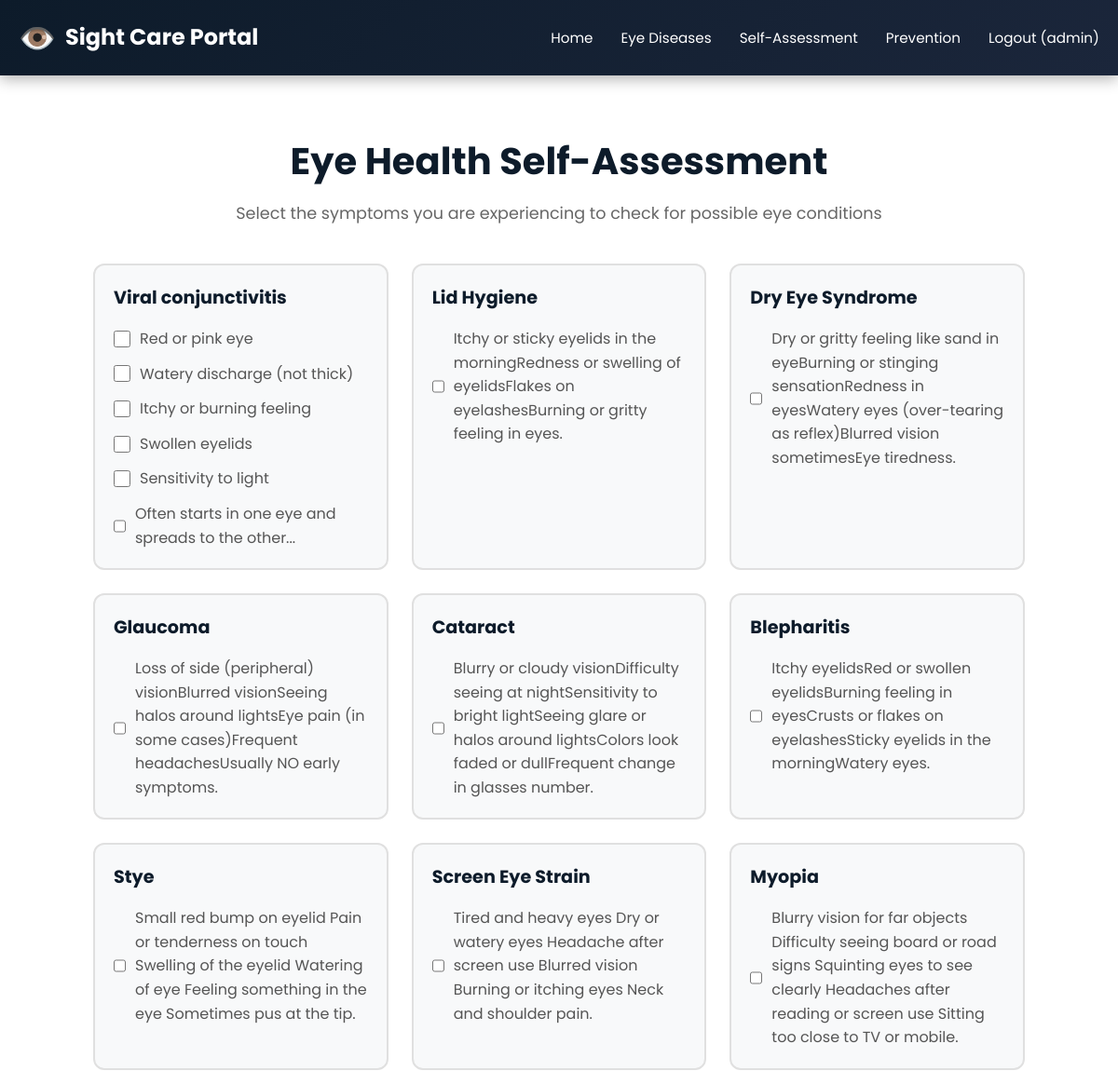
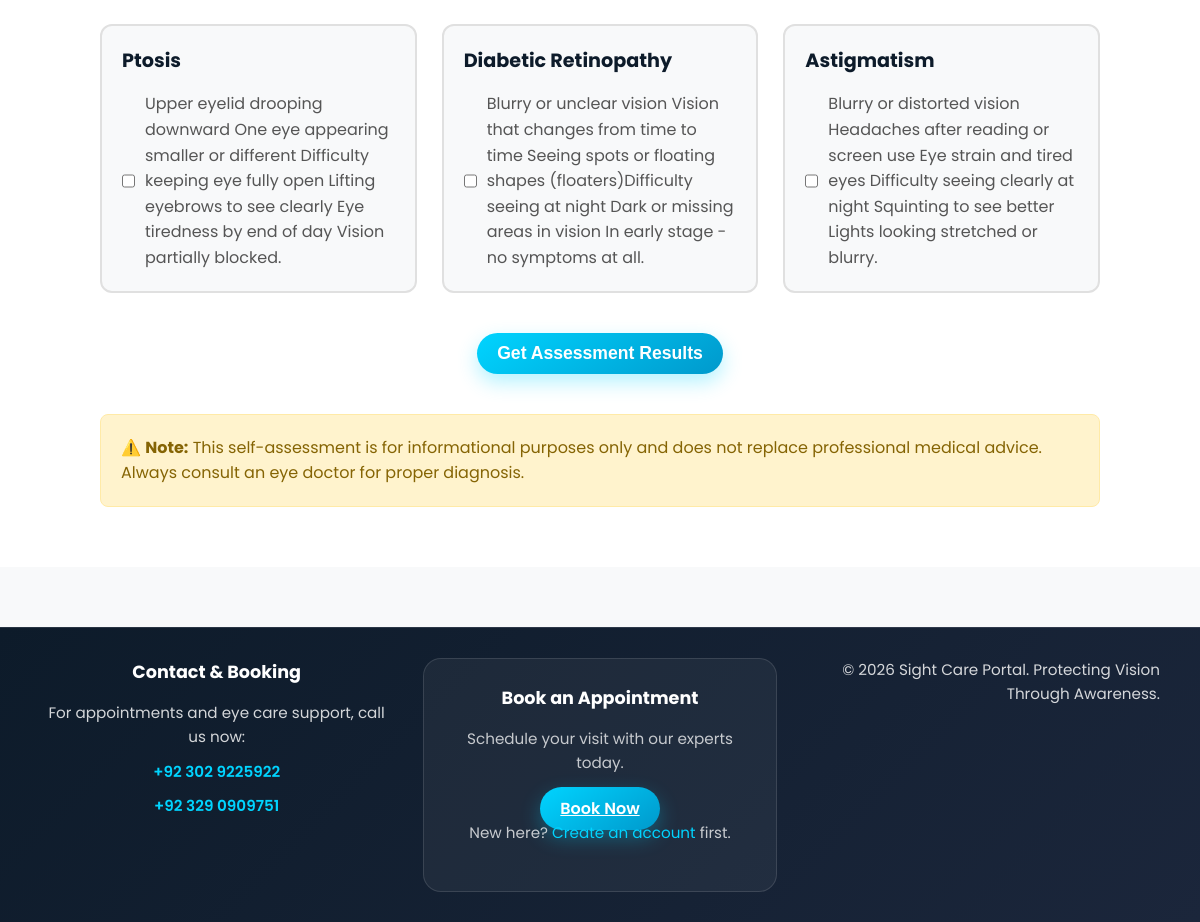
The page /assessment/ (signed in) on the database its author committed (2 pictures, top to bottom).
### portal/models.py (models this page shows, shortened)
class EyeDisease(models.Model):
    name = models.CharField(max_length=200)
    slug = models.SlugField(unique=True)
    image = models.ImageField(upload_to='diseases/', blank=True, null=True)
    description = models.TextField()
    symptoms = models.TextField()
    causes = models.TextField()
    prevention_tips = models.TextField()
    daily_care_tips = models.TextField()
    home_care = models.TextField()
    important_note = models.TextField()
    order = models.IntegerField(default=0)

### portal/views.py (the view, shortened to what this page needs)
# urls.py: path('assessment/', views.self_assessment, name='self_assessment'),
@login_required
def self_assessment(request):
    diseases = EyeDisease.objects.all().order_by('order')
    return render(request, 'portal/self_assessment.html', {'diseases': diseases})

### portal/templates/portal/self_assessment.html (shortened to what this page needs)
{% extends 'portal/base.html' %}
{% block content %}
<section class="assessment-section">
    <div class="container">
        <h1>Eye Health Self-Assessment</h1>
        <p class="subtitle">Select the symptoms you are experiencing to check for possible eye conditions</p>
        <form method="post" class="assessment-form">
            <div class="assessment-grid">
                {% for disease in diseases %}
                <div class="assessment-card">
                    <h3>{{ disease.name }}</h3>
                    <div class="questions">
                        {% for symptom in disease.symptoms.splitlines %}
                            {% if symptom.strip %}
                            <label class="checkbox-label">
                                <input type="checkbox" name="symptoms" value="{{ disease.name }}|{{ symptom.strip }}">
                                <span>{{ symptom.strip }}</span>
                            </label>
                            {% endif %}
                        {% endfor %}
                    </div>
                </div>
                {% endfor %}
            </div>
            <div class="form-actions">
                <button type="submit" class="btn-primary btn-large">Get Assessment Results</button>
            </div>
        </form>
        <div class="disclaimer">
            <p>⚠️ <strong>Note:</strong> This self-assessment is for informational purposes only and does not replace professional medical advice. Always consult an eye doctor for proper diagnosis.</p>
        </div>
    </div>
</section>
{% endblock %}

### portal/templates/portal/base.html (shortened to what this page needs)
<!DOCTYPE html>
<html lang="en">
<head>
    {% load static %}
    <link rel="stylesheet" href="{% static 'css/style.css' %}">
</head>
<body>
    <nav class="navbar">
        <div class="container">
            <a href="{% url 'home' %}" class="logo">
                <span class="logo-icon">👁️</span>
                <span>Sight Care Portal</span>
            </a>
            <ul class="nav-links">
                <li><a href="{% url 'home' %}">Home</a></li>
                <li><a href="{% url 'disease_list' %}">Eye Diseases</a></li>
                <li><a href="{% url 'self_assessment' %}">Self-Assessment</a></li>
                <li><a href="{% url 'prevention_guide' %}">Prevention</a></li>
                {% if user.is_authenticated %}
                    <li><a href="{% url 'logout' %}">Logout ({{ user.username }})</a></li>
                {% else %}
                    <li><a href="{% url 'login' %}" class="btn-primary">Login</a></li>
                {% endif %}
            </ul>
        </div>
    </nav>
    <main>
        {% block content %}{% endblock %}
    </main>
    <footer>
        <div class="container footer-grid">
            <div class="footer-info">
                <h3>Contact & Booking</h3>
                <p>For appointments and eye care support, call us now:</p>
                <p class="footer-contact"><a href="tel:+923029225922">+92 302 9225922</a></p>
                <p class="footer-contact"><a href="tel:+923290909751">+92 329 0909751</a></p>
            </div>
            <div class="footer-booking-card">
                <h3>Book an Appointment</h3>
                <p>Schedule your visit with our experts today.</p>
                <a href="{% url 'booking' %}" class="btn-primary">Book Now</a>
                <p class="footer-booking-note">New here? <a href="{% url 'signup' %}">Create an account</a> first.</p>
            </div>
            <div class="footer-copy">
                <p>&copy; 2026 Sight Care Portal. Protecting Vision Through Awareness.</p>
            </div>
        </div>
    </footer>
</body>
</html>

### portal/static/css/style.css (style rules this page uses)
* { margin: 0; padding: 0; box-sizing: border-box; }
:root { --primary-color: #00d4ff; --primary-dark: #0099cc; --secondary-color: #1b263b; --dark-bg: #0d1b2a; --light-text: #ffffff; --muted-text: rgba(255, 255, 255, 0.7); --border-color: rgba(255, 255, 255, 0.15); --success-color: #00cc66; --warning-color: #ff6b6b; --info-color: #0099ff; }
body { font-family: 'Poppins', sans-serif; color: #333; line-height: 1.6; background-color: #f8f9fa; }
html, body { scroll-behavior: smooth; }
.navbar { background: linear-gradient(135deg, #0d1b2a 0%, #1b263b 100%); padding: 15px 0; position: sticky; top: 0; z-index: 1000; box-shadow: 0 4px 15px rgba(0, 0, 0, 0.3); }
.navbar .container { display: flex; justify-content: space-between; align-items: center; max-width: 1200px; margin: 0 auto; padding: 0 20px; }
.navbar .logo { display: flex; align-items: center; gap: 10px; color: var(--light-text); text-decoration: none; font-size: 1.5rem; font-weight: 700; transition: all 0.3s ease; }
.logo-icon { font-size: 2rem; }
.navbar .nav-links { display: flex; list-style: none; gap: 30px; align-items: center; }
.navbar .nav-links a { color: var(--light-text); text-decoration: none; font-size: 0.95rem; transition: all 0.3s ease; position: relative; }
.navbar .nav-links a::after { content: ''; position: absolute; bottom: -5px; left: 0; width: 0; height: 2px; background: var(--primary-color); transition: width 0.3s ease; }
.btn-primary { background: linear-gradient(145deg, var(--primary-color), var(--primary-dark)); color: white; padding: 10px 20px !important; border-radius: 25px; font-weight: 600; border: none; transition: all 0.3s; box-shadow: 0 8px 20px rgba(0, 212, 255, 0.3); }
.container { max-width: 1200px; margin: 0 auto; padding: 0 20px; }
footer { background: #0c1724; color: white; padding: 40px 0; margin-top: 40px; }
footer .footer-grid { display: grid; grid-template-columns: repeat(3, minmax(220px, 1fr)); gap: 30px; align-items: start; }
footer h3 { margin-bottom: 15px; font-size: 1.1rem; }
.footer-info p, .footer-copy p { color: rgba(255,255,255,0.82); margin-bottom: 10px; }
.footer-contact a { color: var(--primary-color); text-decoration: none; font-weight: 600; }
.footer-booking-card { background: rgba(255,255,255,0.05); border: 1px solid rgba(255,255,255,0.12); padding: 25px; border-radius: 18px; }
.footer-booking-card p { margin: 0 0 20px; color: rgba(255,255,255,0.75); }
.footer-booking-note { margin-top: 12px; font-size: 0.95rem; color: rgba(255,255,255,0.72); }
.footer-booking-note a { color: var(--primary-color); text-decoration: none; }
.footer-copy { text-align: right; }
.assessment-section { padding: 60px 20px; background: white; }
.assessment-section h1 { font-size: 2.5rem; color: #0d1b2a; margin-bottom: 10px; text-align: center; }
.subtitle { text-align: center; color: #666; font-size: 1.1rem; margin-bottom: 40px; }
.assessment-form { max-width: 1000px; margin: 0 auto; }
.assessment-grid { display: grid; grid-template-columns: repeat(auto-fill, minmax(300px, 1fr)); gap: 25px; margin-bottom: 40px; }
.assessment-card { background: #f8f9fa; border: 2px solid #e0e0e0; border-radius: 12px; padding: 20px; transition: all 0.3s; }
.assessment-card h3 { font-size: 1.2rem; color: #0d1b2a; margin-bottom: 15px; }
.questions { display: flex; flex-direction: column; gap: 12px; }
.checkbox-label { display: flex; align-items: center; gap: 10px; cursor: pointer; color: #555; transition: all 0.2s; }
.checkbox-label input[type="checkbox"] { width: 18px; height: 18px; cursor: pointer; accent-color: var(--primary-color); }
.form-actions { text-align: center; margin-bottom: 40px; }
.btn-large { padding: 16px 40px; font-size: 1.1rem; }
.disclaimer { background: #fff3cd; border: 1px solid #ffeaa7; border-radius: 8px; padding: 20px; max-width: 1000px; margin: 0 auto; color: #856404; line-height: 1.6; }
footer { background: linear-gradient(135deg, #0d1b2a 0%, #1b263b 100%); color: var(--light-text); text-align: center; padding: 30px 20px; margin-top: 60px; border-top: 1px solid rgba(255, 255, 255, 0.1); }
footer p { margin: 0; font-size: 0.95rem; }

### rows shown on the page
EyeDisease: name "Viral conjunctivitis", strip "Red or pink eye" "Watery discharge (not thick)" "Itchy or burning feeling" "Swollen eyelids" "Sensitivity to light" "Often starts in one eye and spreads to the other..."
EyeDisease: name "Lid Hygiene", strip "Itchy or sticky eyelids in the morningRedness or swelling of eyelidsFlakes on eyelashesBurning or gritty feeling in eyes."
EyeDisease: name "Dry Eye Syndrome", strip "Dry or gritty feeling like sand in eyeBurning or stinging sensationRedness in eyesWatery eyes (over-tearing as reflex)Blurred vision sometimesEye tiredness."
EyeDisease: name "Glaucoma", strip "Loss of side (peripheral) visionBlurred visionSeeing halos around lightsEye pain (in some cases)Frequent headachesUsually NO early symptoms."
EyeDisease: name "Cataract", strip "Blurry or cloudy visionDifficulty seeing at nightSensitivity to bright lightSeeing glare or halos around lightsColors look faded or dullFrequent change in glasses number."
EyeDisease: name "Blepharitis", strip "Itchy eyelidsRed or swollen eyelidsBurning feeling in eyesCrusts or flakes on eyelashesSticky eyelids in the morningWatery eyes."
EyeDisease: name "Stye", strip "Small red bump on eyelid Pain or tenderness on touch Swelling of the eyelid Watering of eye Feeling something in the eye Sometimes pus at the tip."
EyeDisease: name "Screen Eye Strain", strip "Tired and heavy eyes Dry or watery eyes Headache after screen use Blurred vision Burning or itching eyes Neck and shoulder pain."
EyeDisease: name "Myopia", strip "Blurry vision for far objects Difficulty seeing board or road signs Squinting eyes to see clearly Headaches after reading or screen use Sitting too close to TV or mobile."
EyeDisease: name "Ptosis", strip "Upper eyelid drooping downward One eye appearing smaller or different Difficulty keeping eye fully open Lifting eyebrows to see clearly Eye tiredness by end of day Vision partially blocked."
EyeDisease: name "Diabetic Retinopathy", strip "Blurry or unclear vision Vision that changes from time to time Seeing spots or floating shapes (floaters)Difficulty seeing at night Dark or missing areas in vision In early stage - no symptoms at all."
EyeDisease: name "Astigmatism", strip "Blurry or distorted vision Headaches after reading or screen use Eye strain and tired eyes Difficulty seeing clearly at night Squinting to see better Lights looking stretched or blurry."

### other values the page prints
{{ user.username }} "admin"
